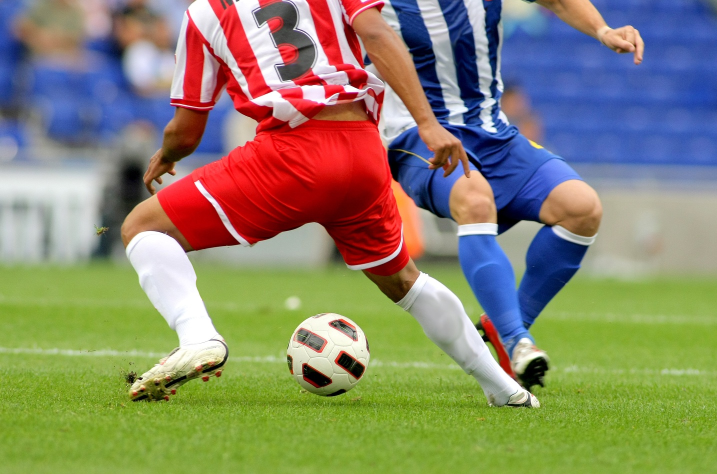
#> input picture sec03/soccer.jpg, 1434 x 948 px (shown at 1/2 size)
$ python '3-7컨볼루션적용가우시안스무딩과엠보싱.py'
#> lines starting #> are read from the running program, lines starting #| are printed output that depends on the picture
import cv2 as cv
import numpy as np

img=cv.imread('soccer.jpg')
#> img is the input picture: shape (948, 1434, 3); mean B, G, R 107.2, 133.3, 136.9
img=cv.resize(img, dsize=(0,0), fx=0.4, fy=0.4)
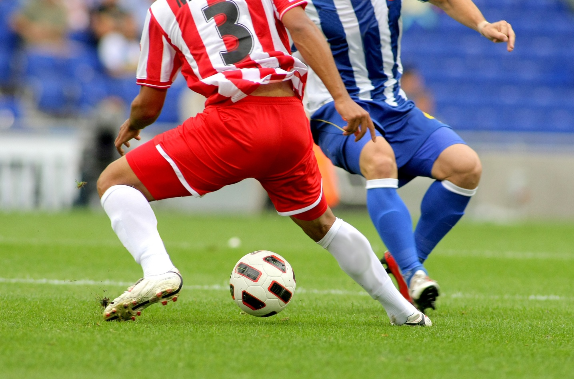
#> img: shape (379, 574, 3); mean B, G, R 107.2, 133.2, 136.8

gray=cv.cvtColor(img, cv.COLOR_BGR2GRAY)
cv.putText(gray, 'soccer', (10,20), cv.FONT_HERSHEY_SIMPLEX, 0.7, (255,255,255), 2) #cv.putText(img, text, org, fontFace, fontScale, color)
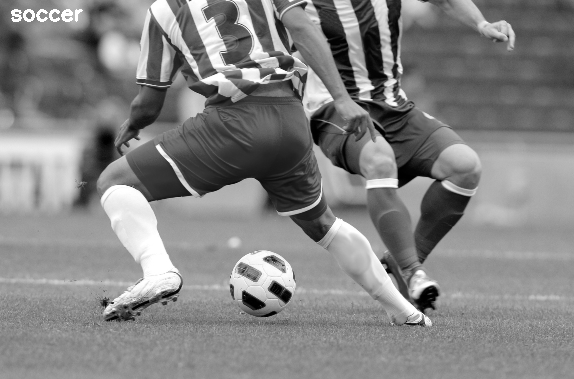
#> gray: shape (379, 574); min 0, max 255, mean 131.6
cv.imshow('Original',gray)

#cv.GaussianBlur(src, ksize, sigmaX) - 영상, 필터의 크기, 표준편차 0.0으로 하면 필터크기를 보고 자동 추정
smooth=np.hstack((cv.GaussianBlur(gray, (5,5),0.0), cv.GaussianBlur(gray, (9,9),0.0), cv.GaussianBlur(gray, (15,15),0.0)))
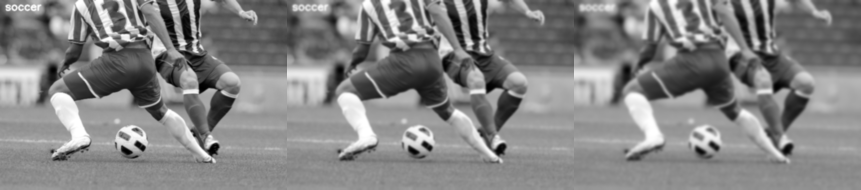
#> smooth: shape (379, 1722) (shown at 1/2 size); min 0, max 255, mean 131.6
cv.imshow('Smooth', smooth)

#엠보싱 필터를 정의
femboss=np.array([[-1.0, 0.0, 0.0],
		    	 [ 0.0, 0.0, 0.0],
			     [ 0.0, 0.0, 1.0]])

sharpen=np.array([[0.0, -1.0, 0.0],
		    	 [ -1.0, 4.0, -1.0],
			     [ 0.0, -1.0, 0.0]])

smothing=np.array([[0.11, 0.11, 0.11],
		    	 [ 0.11, 0.11, 0.11],
			     [ 0.11, 0.11, 0.11]])


gray16=np.int16(gray)
#(np.clip(a,p,q) a가 p보다 작으면 p를 q보다 크면 q로 바꾸고 그렇지 않으면 원래값 유지
#np.clip(a+255, 0, 255 )이면 0~255 범위로 변환 - 음수가 나오지 않게 함
emboss=np. uint8(np.clip(cv.filter2D(gray16,-1, femboss)+128,0,255))
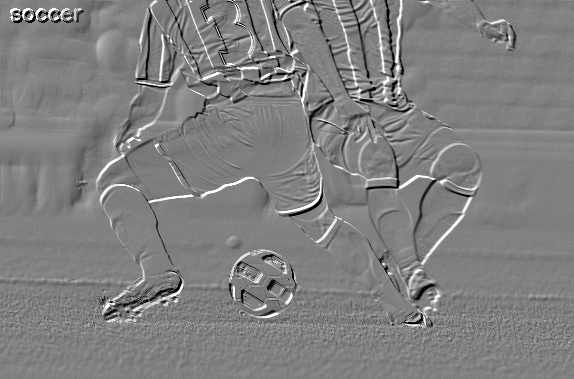
#> emboss: shape (379, 574); min 0, max 255, mean 128
emboss_bad=np.uint8(cv.filter2D(gray16,-1, femboss)+128)
emboss_worse=cv.filter2D(gray,-1, femboss)
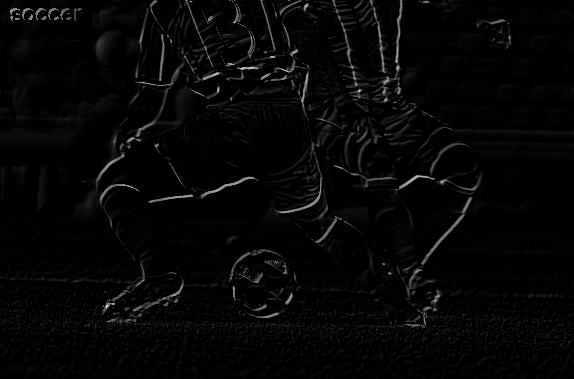
#> emboss_worse: shape (379, 574); min 0, max 244, mean 6

sharpen10=np. uint8(np.clip(cv.filter2D(gray16,-1, sharpen)+128,0,255))
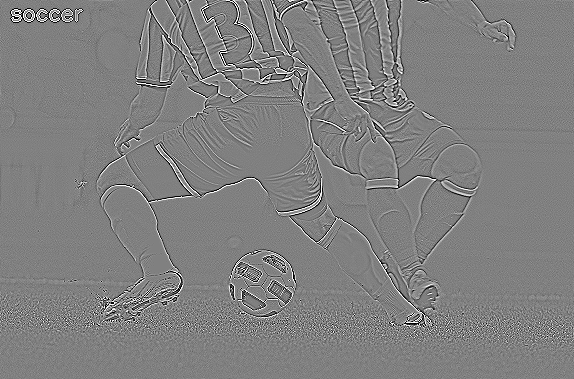
#> sharpen10: shape (379, 574); min 0, max 255, mean 128
smothing10=np. uint8(np.clip(cv.filter2D(gray16,-1, smothing)+128,0,255))
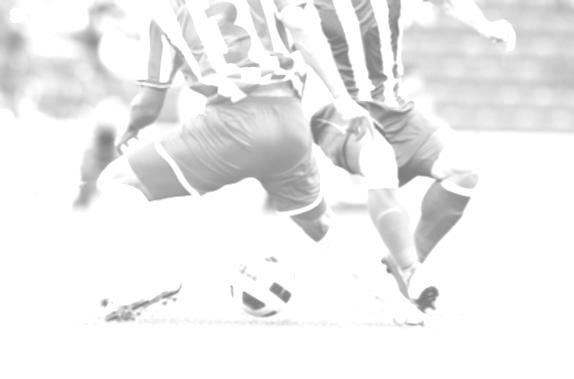
#> smothing10: shape (379, 574); min 128, max 255, mean 237.2

cv.imshow('Emboss', emboss)
cv.imshow('Emboss_bad', emboss_bad)
cv.imshow('Emboss_worse', emboss_worse)
cv.imshow('sharpen10', sharpen10)
cv.imshow('smothing10', smothing10)

cv.waitKey()
cv.destroyAllWindows()

$ run again, with sec03/mistyroad.jpg copied over sec03/soccer.jpg
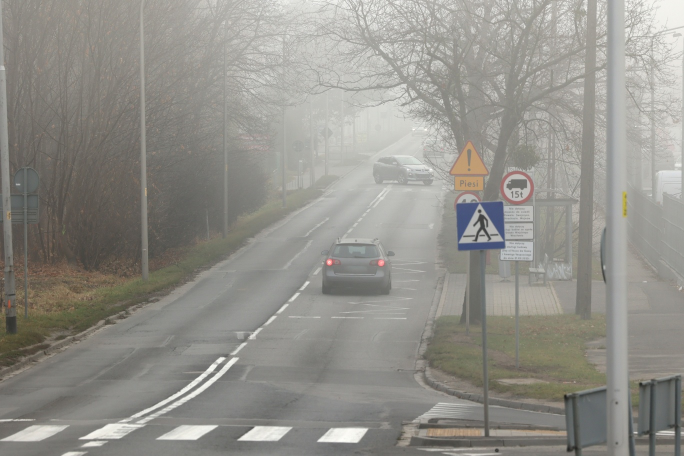
#> input picture sec03/mistyroad.jpg, 1368 x 912 px (shown at 1/2 size)
#> img is the input picture: shape (912, 1368, 3); mean B, G, R 138.8, 145, 146.5
#> img: shape (365, 547, 3)
#> `sharpen10=np. uint8(np.clip(cv.filter2D(gray16,-1, sharpen)+128,0,255))`:
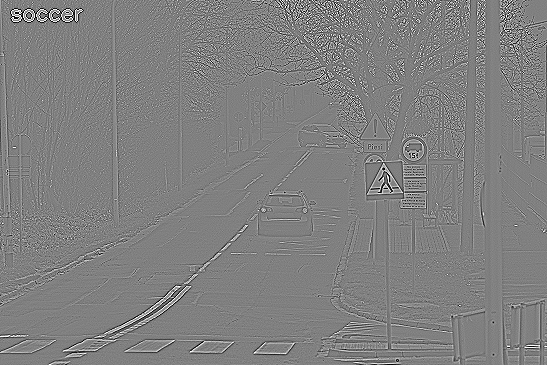
#> sharpen10: shape (365, 547); min 0, max 255, mean 128
#> `smothing10=np. uint8(np.clip(cv.filter2D(gray16,-1, smothing)+128,0,25..`:
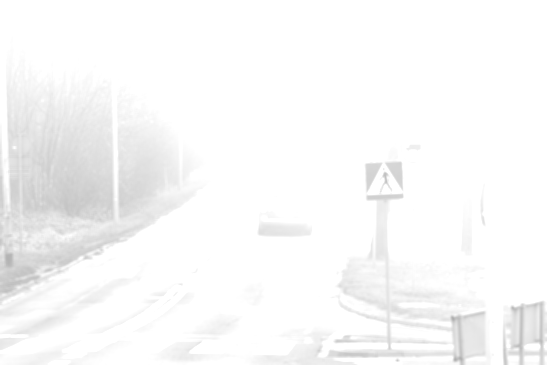
#> smothing10: shape (365, 547); min 174, max 255, mean 248.7
